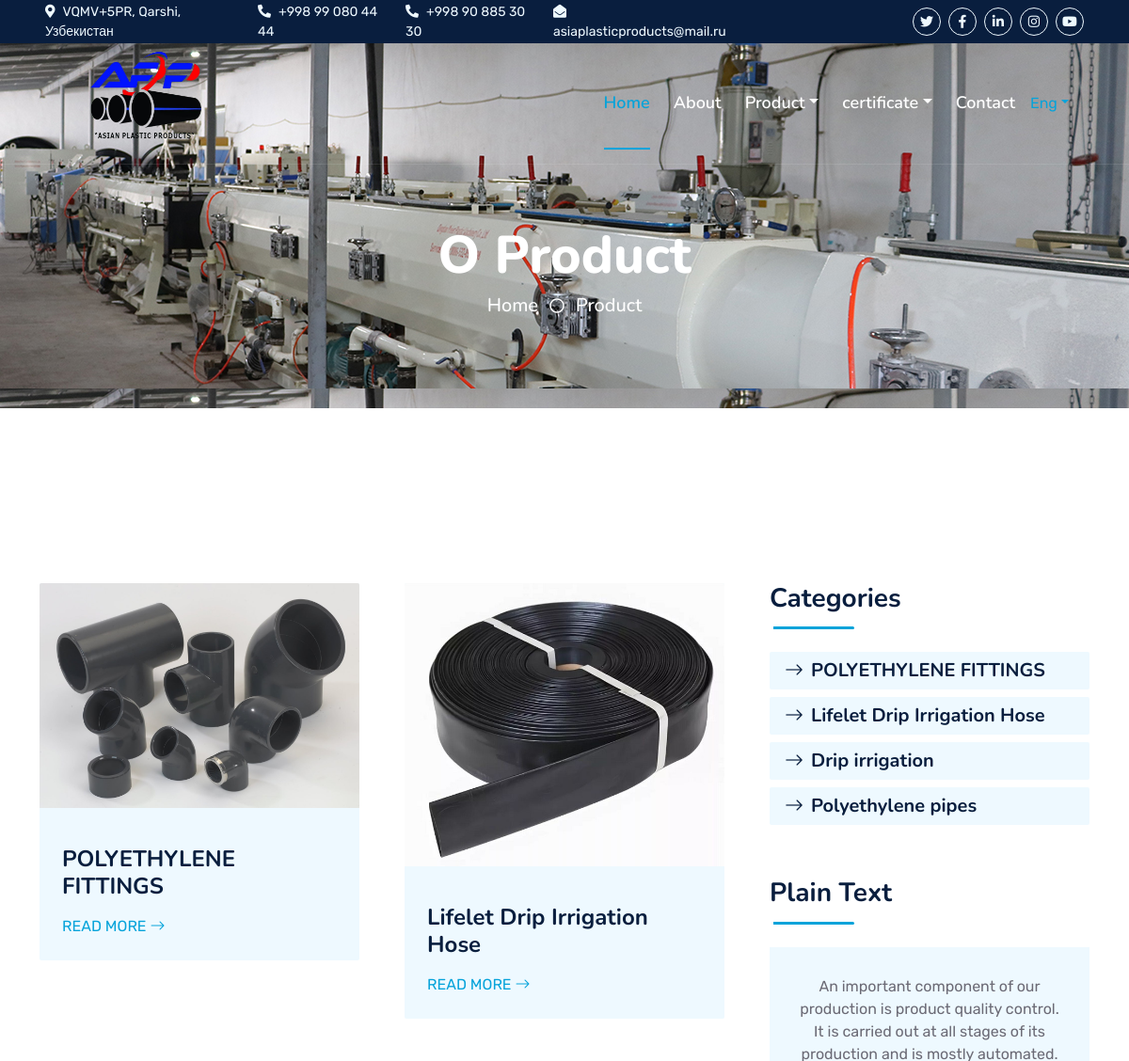
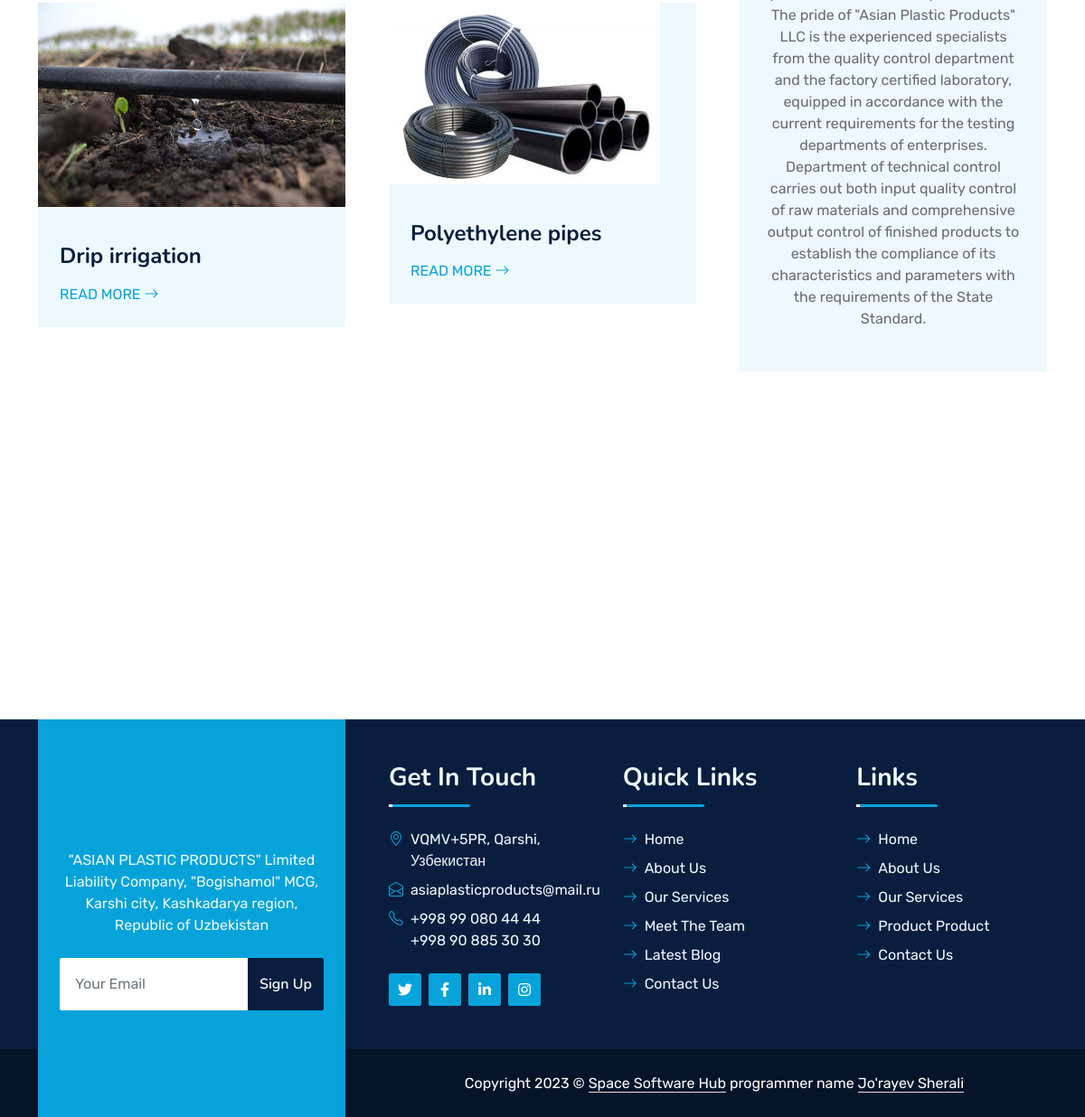
Page /Products on the committed database (2 pictures, top to bottom).
### eng/models.py (models this page shows)
class Product(models.Model):
    images = models.ImageField(upload_to='_storage/media/en/product/')
    title = models.CharField(max_length=250)
    text = models.TextField()
    two_images = models.ImageField(upload_to='_storage/media/en/product/two/')

class Product_about(models.Model):
    text = models.TextField()

### eng/views.py (the view)
# urls.py: path('Products', Products, name='Products'),
def Products(request):
    pro = Product.objects.all()
    prod = Product_about.objects.order_by('-id')[:1]
    ctx = {
        'pro': pro,
        'prod': prod
    }
    return render(request, 'en/blog.html', ctx)

### templates/en/blog.html (shortened to what this page needs)
{% extends 'en/base.html' %}
{% load static %}
{% block connect %}
        <div class="container-fluid bg-primary py-5 " style="margin-bottom: 90px;background-image: url({% static 'suka.jpg' %})">
        <div class="row py-5">
            <div class="col-12 pt-lg-5 mt-lg-5 text-center">
                <h1 class="display-4 text-white animated zoomIn">O Product</h1>
                <a href="" class="h5 text-white">Home</a>
                <i class="far fa-circle text-white px-2"></i>
                <a href="" class="h5 text-white">Product</a>
            </div>
        </div>
    </div>
    <div class="container-fluid py-5 wow fadeInUp" data-wow-delay="0.1s">
        <div class="container py-5">
            <div class="row g-5">
                <div class="col-lg-8">
                    <div class="row g-5">
                        {% for i in pro %}
                            <div class="col-md-6 wow slideInUp" data-wow-delay="0.1s">
                                <div class="blog-item bg-light rounded overflow-hidden">
                                    <div class="blog-img position-relative overflow-hidden">
                                        <img class="img-fluid" src="{{ i.images }}" alt="">
                                    </div>
                                    <div class="p-4">
                                        <h4 class="mb-3">{{ i.title }}</h4>
                                        <a class="text-uppercase" href="{% url 'product' i.id %}">Read More <i
                                                class="bi bi-arrow-right"></i></a>
                                    </div>
                                </div>
                            </div>
                        {% endfor %}
                    </div>
                </div>
                <div class="col-lg-4">
                    <div class="mb-5 wow slideInUp" data-wow-delay="0.1s">
                        <div class="section-title section-title-sm position-relative pb-3 mb-4">
                            <h3 class="mb-0">Categories</h3>
                        </div>
                        <div class="link-animated d-flex flex-column justify-content-start">
                            {% for i in pro %}
                            <a class="h5 fw-semi-bold bg-light rounded py-2 px-3 mb-2" href="{% url 'product' i.id %}"><i
                                    class="bi bi-arrow-right me-2"></i>{{ i.title }}</a>
                            {% endfor %}
                        </div>
                    </div>
                    <div class="wow slideInUp" data-wow-delay="0.1s">
                        <div class="section-title section-title-sm position-relative pb-3 mb-4">
                            <h3 class="mb-0">Plain Text</h3>
                        </div>
                        <div class="bg-light text-center" style="padding: 30px;">
                            {% for i in prod %}
                            <p>{{ i.text }}</p>
                            {% endfor %}
                        </div>
                    </div>
                </div>
            </div>
        </div>
    </div>
    <div class="container-fluid py-5 wow fadeInUp" data-wow-delay="0.1s">
        <div class="container py-5 mb-5">
            <div class="bg-white">
                <div class="owl-carousel vendor-carousel">
                </div>
            </div>
        </div>
    </div>
{% endblock %}

### static/css/style.css (style rules this page uses)
:root { --primary: #06A3DA; --secondary: #34AD54; --light: #EEF9FF; --dark: #091E3E; }
h1, h2, .fw-bold { font-weight: 800 !important; }
h3, h4, .fw-semi-bold { font-weight: 700 !important; }
.section-title::before { position: absolute; content: ""; width: 150px; height: 5px; left: 0; bottom: 0; background: var(--primary); border-radius: 2px; }
.section-title.section-title-sm::before { width: 90px; height: 3px; }
.section-title::after { position: absolute; content: ""; width: 6px; height: 5px; bottom: 0px; background: #FFFFFF; -webkit-animation: section-title-run 5s infinite linear; animation: section-title-run 5s infinite linear; }
.section-title.section-title-sm::after { width: 4px; height: 3px; }
.section-title.section-title-sm::after { -webkit-animation: section-title-run-sm 5s infinite linear; animation: section-title-run-sm 5s infinite linear; }
.team-item .team-img img, .blog-item .blog-img img { transition: .5s; }
.link-animated a { transition: .5s; }

### rows in the picture
Product: images (picture), title "POLYETHYLENE FITTINGS"
Product: images (picture), title "Lifelet Drip Irrigation Hose"
Product: images (picture), title "Drip irrigation"
Product: images (picture), title "Polyethylene pipes"
Product_about: text "An important component of our production is product quality control. It is carried out at all stages of its production and is mostly automated. The pride of \"Asian Plastic Products\" LLC is the experienced specialists from the quality control department and the factory certified laboratory, equipped in accordance with the current requirements for the testing departments of enterprises. Department of technical control carries out both input quality control of raw materials and comprehensive output control of finished products to establish the compliance of its characteristics and parameters with the requirements of the State Standard."
